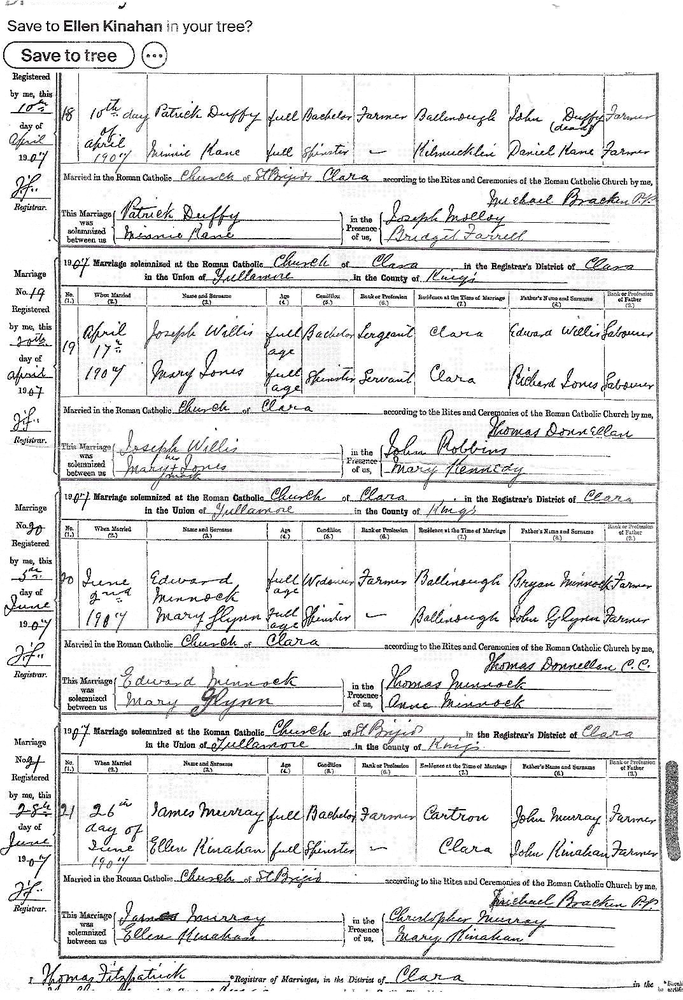
#> input picture data/samples/Handwritten_2025-09-18_110153_1.png, 683 x 1000 px, shrunk from 1073 x 1571 before the run, found by its file name
$ jupyter execute segmentation.ipynb
#> lines starting #> are read from the running program, lines starting #| are printed output that depends on the picture; after the words box and inside, x2 and y2 are one past the last pixel; in counts of white or black regions, pixels touching at a corner belong together
[cell 1]
import cv2
import numpy as np
import matplotlib.pyplot as plt
from pathlib import Path

img_path = Path("/Users/aaronbaggot/Desktop/Script2Text/data/samples/Handwritten_2025-09-18_110153_1.png")
I = cv2.imread(str(img_path))
#> I is the input picture: shape (1000, 683, 3); mean B, G, R 228.5, 228.4, 228.5

if I is None:
    raise Exception(f"Image not found: {img_path}")

# Convert BGR to RGB for display
I_rgb = cv2.cvtColor(I, cv2.COLOR_BGR2RGB)

# Convert to greyscale
G = cv2.cvtColor(I, cv2.COLOR_BGR2GRAY)

T_fix = 120
_, B_fix = cv2.threshold(G, T_fix, 255, cv2.THRESH_BINARY)
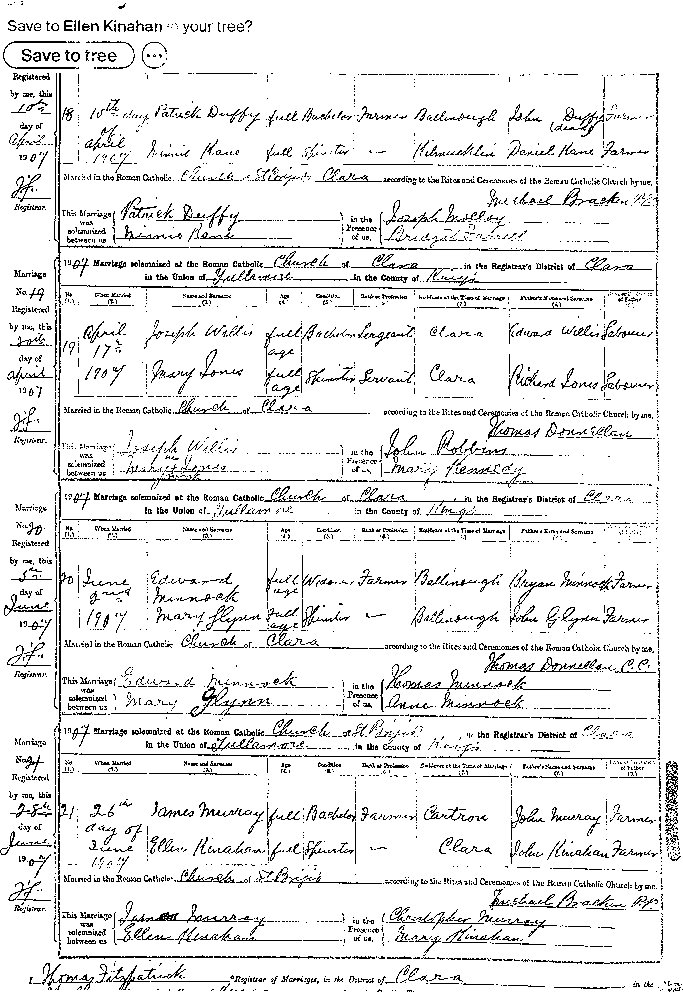
#> B_fix: shape (1000, 683); 91.4% white; black in thin lines or dots

# Implement the threshold of T
T = np.mean(G) + np.std(G) # Greyscale version
#> T = 285.1

# Adaptive Thresholding Mean and Gaussian
thresh_mean = cv2.adaptiveThreshold(G, 255, cv2.ADAPTIVE_THRESH_MEAN_C, cv2.THRESH_BINARY, 11, 2)
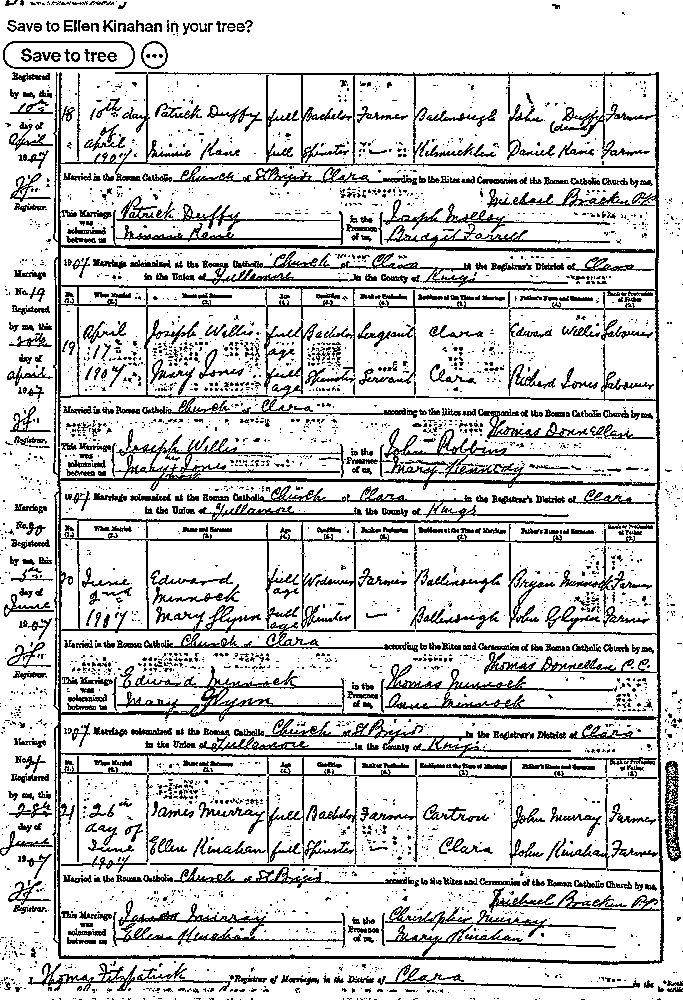
#> thresh_mean: shape (1000, 683); 82% white; black in thin lines or dots
thresh_gauss = cv2.adaptiveThreshold(G, 255, cv2.ADAPTIVE_THRESH_GAUSSIAN_C, cv2.THRESH_BINARY, 11, 2)
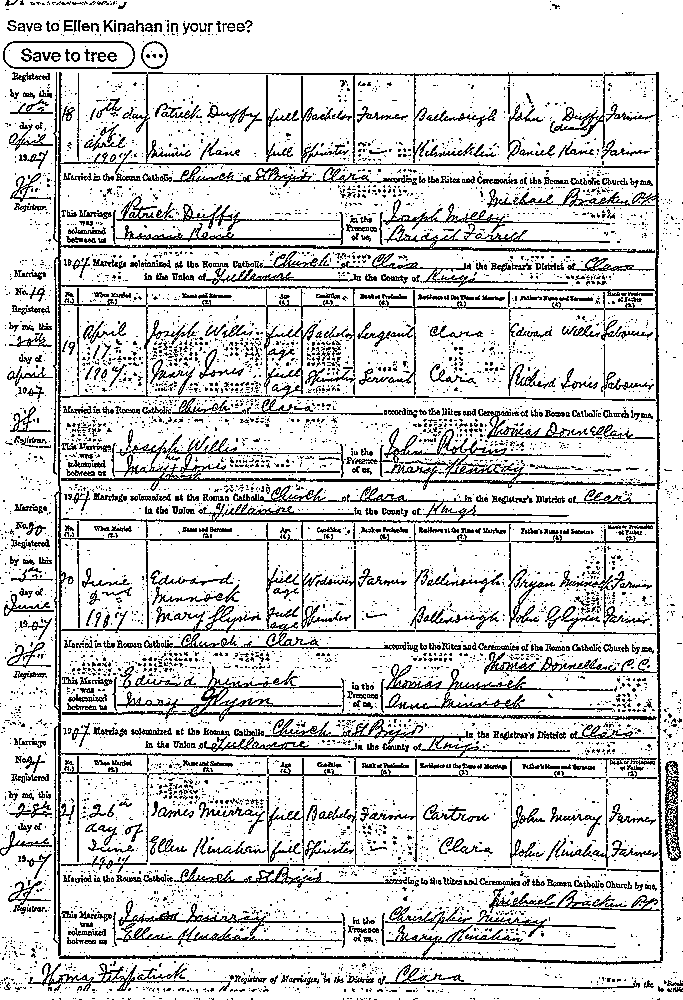
#> thresh_gauss: shape (1000, 683); 83.1% white; black in thin lines or dots


# Otsu thresholding
_, thresh_otsu = cv2.threshold(G,0, 255, cv2.THRESH_BINARY + cv2.THRESH_OTSU)
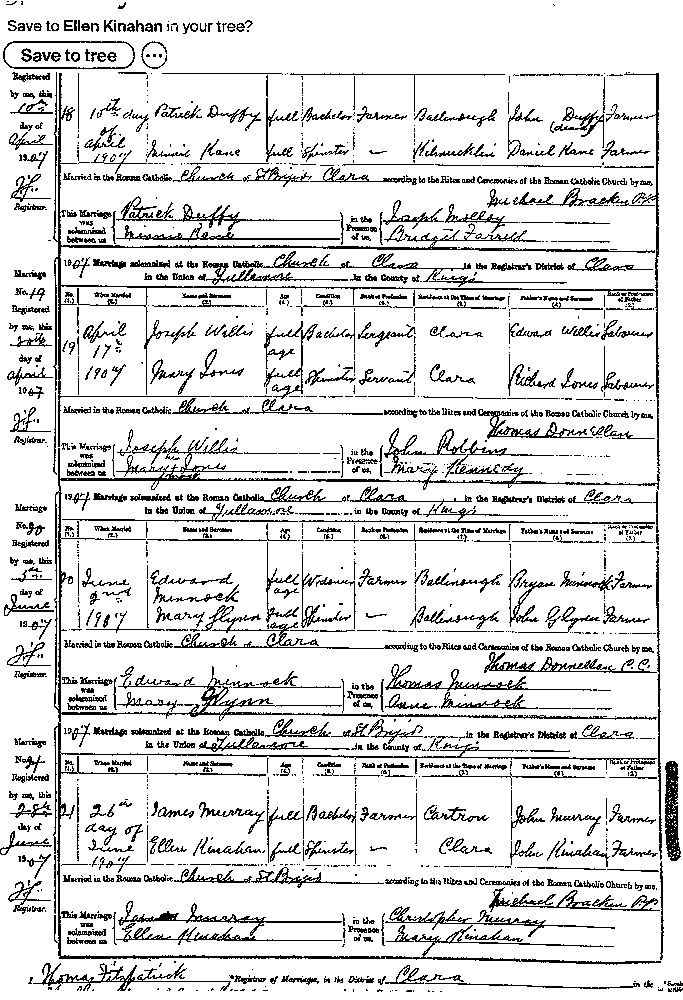
#> thresh_otsu: shape (1000, 683); 86.6% white; black in thin lines or dots

# RangeLower = (0, 150, 150)
# RangeUpper = (50, 255, 255)

B_adpt = cv2.adaptiveThreshold(G, maxValue = 255,
                          adaptiveMethod = cv2.ADAPTIVE_THRESH_GAUSSIAN_C,
                          thresholdType = cv2.THRESH_BINARY,
                          blockSize = 5, C = 15 )
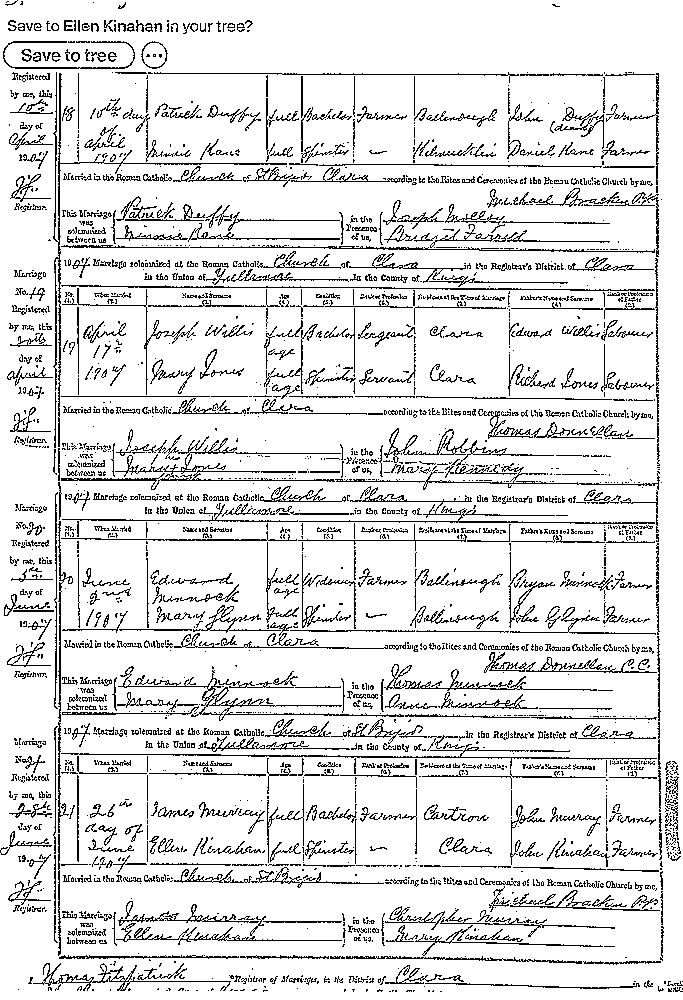
#> B_adpt: shape (1000, 683); 88.4% white; black in thin lines or dots

# Display results


plt.imshow(I_rgb)
plt.title("Original Image")
plt.axis("off")

plt.tight_layout()
plt.show()

$ run again, with data/samples/Handwritten_2025-09-18_110153_2.png copied over data/samples/Handwritten_2025-09-18_110153_1.png
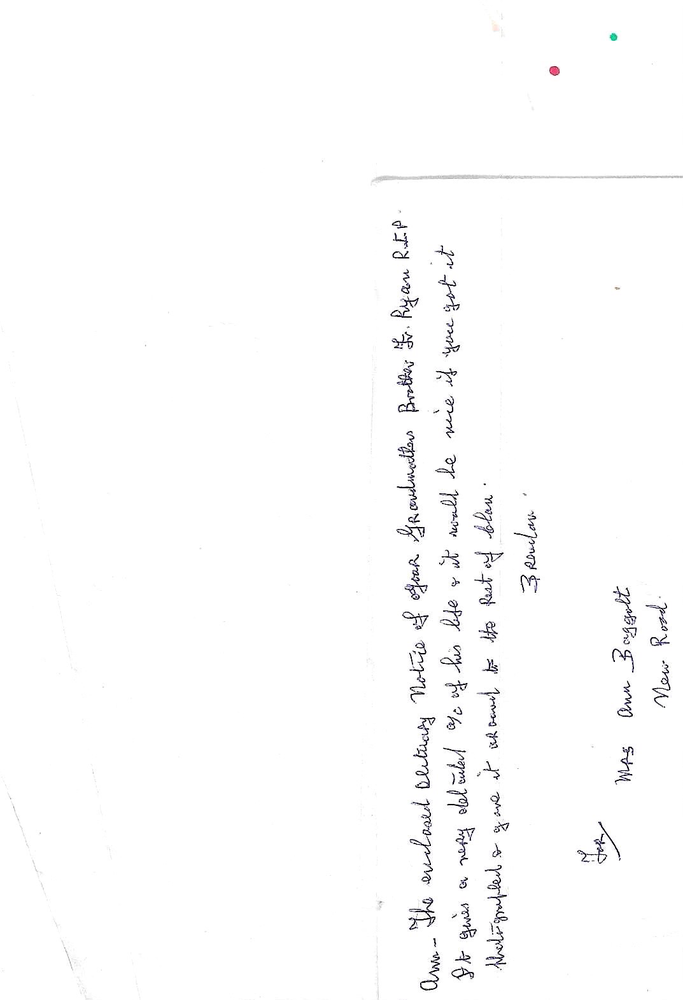
#> input picture data/samples/Handwritten_2025-09-18_110153_2.png, 683 x 1000 px, shrunk from 1073 x 1571 before the run, found by its file name
#> I is the input picture: shape (1000, 683, 3); mean B, G, R 252.4, 252.2, 252.3
#> `_, B_fix = cv2.threshold(G, T_fix, 255, cv2.THRESH_BINARY)`:
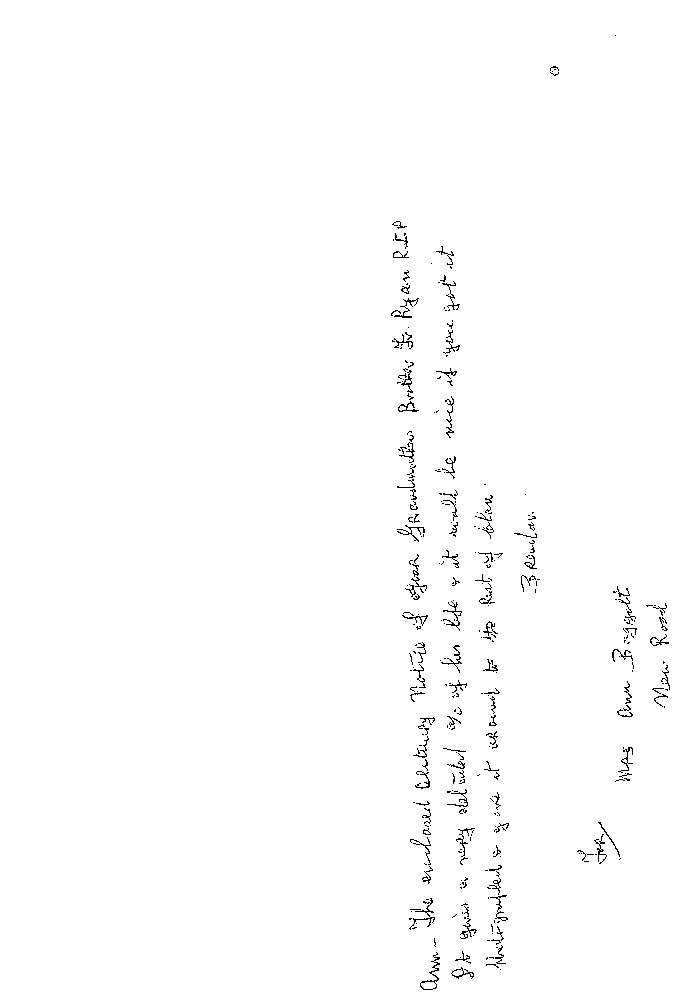
#> B_fix: shape (1000, 683); 99.1% white; black in thin lines or dots, all inside (x1, y1, x2, y2) = (391, 35, 670, 990)
#> T = 272.5
#> thresh_mean: shape (1000, 683); 97.8% white; black in thin lines or dots
#> thresh_gauss: shape (1000, 683); 98% white; black in thin lines or dots
#> thresh_otsu: shape (1000, 683); 98.7% white; black in thin lines or dots, all inside (x1, y1, x2, y2) = (380, 33, 671, 991)
#> `B_adpt = cv2.adaptiveThreshold(G, maxValue = 255, adaptiveMethod = cv2..`:
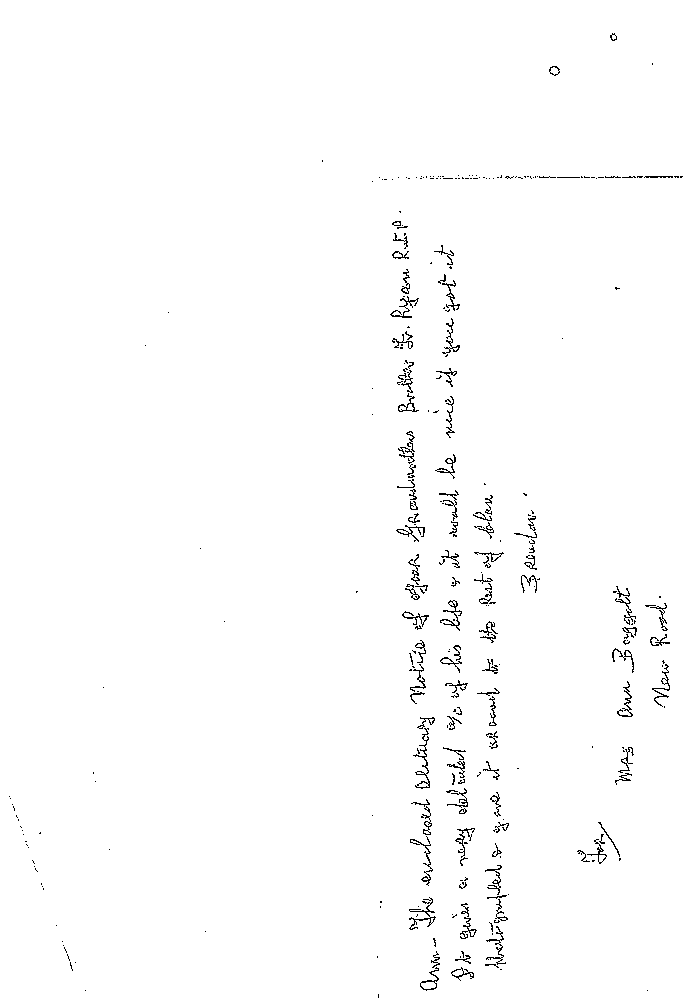
#> B_adpt: shape (1000, 683); 98.8% white; black in thin lines or dots
